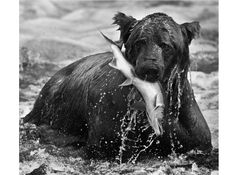
#> input picture л1/bear.jpg, 236 x 175 px
$ jupyter execute 'Лупу_л1_Цвето-свето-коррекция.ipynb'
#> lines starting #> are read from the running program, lines starting #| are printed output that depends on the picture
# ЗАДАНИЕ

1. Найти и скачать два изображения - серое и цветное, невысокого разрешения и размера (для высокой скорости обработки)

2. Реализовать на сером изображении константное увеличение и уменьшение интенсивности цвета (руками, с использованием numpy)

3. Реализовать на сером изображении константное умножение (к>1, 0<k<1) интенсивности цвета (руками, с использованием numpy)

4. Реализовать на сером изображении гамма-коррекцию интенсивности цвета (руками, с использованием numpy)

5. Реализовать на сером изображении "крутилку" контраста  (руками, с использованием numpy) за счет смешения изображений исходного и максимально контрастного

6. Реализовать преобразование цветного изображения к серому руками с использованием "волшебных" коэффициентов

7. Используя встроенные функции библиотек поменять цветовую схему цветного изображения (как минимум три варианта схем)

# Константное увеличение

[cell 1]
import numpy as np
import matplotlib
from matplotlib import pyplot as plt
from skimage import io
from PIL import Image

img = Image.open('bear.jpg')
#> img is the input picture: PIL image 236x175 RGB; min 0, max 255, mean 130.2
arr = np.asarray(img, dtype='uint8')
print(arr.flags)
#|   C_CONTIGUOUS : True
#|   F_CONTIGUOUS : False
#|   OWNDATA : False
#|   WRITEABLE : False
#|   ALIGNED : True
#|   WRITEBACKIFCOPY : False
print(type(arr))
#| <class 'numpy.ndarray'>
itog = arr.copy()

[cell 2]
print(arr)
#> (printed output is left out)

[cell 3]
for i in range(len(arr)):
     for j in range(len(arr)):
         for x in range(3):
             print(arr[i][j][x])
#> this loop made 175 passes
#> (printed output is left out)

[cell 4]
constant=100
for i in range(len(itog)):
    for j in range(len(itog)):
        for x in range(3):
            if itog[i][j][x] + constant <=255:
                itog[i][j][x] += constant
            else: itog[i][j][x] = 255


print(itog)

[cell 5]
io.imshow(itog)

# Константное уменьшение яркости

[cell 6]
img = Image.open('bear.jpg')
arr = np.asarray(img, dtype='uint8')
itog = arr.copy()

[cell 7]
constant=100
for i in range(len(itog)):
    for j in range(len(itog)):
        for x in range(3):
            if itog[i][j][x] - constant >= 1:
                itog[i][j][x] -= constant
            else: itog[i][j][x] = 1

[cell 8]
io.imshow(itog)

# Константное умножение

[cell 9]
img = Image.open('bear.jpg')
arr = np.asarray(img, dtype='uint8')
itog = arr.copy()

[cell 10]
constant=2
for i in range(len(itog)):
    for j in range(len(itog)):
        for x in range(3):
            if itog[i][j][x] * constant <= 255:
                itog[i][j][x] *= constant
            else: itog[i][j][x] = 255

[cell 11]
io.imshow(itog)

# Константное деление

[cell 12]
img = Image.open('bear.jpg')
arr = np.asarray(img, dtype='uint8')
itog = arr.copy()

[cell 13]
constant=2
for i in range(len(itog)):
    for j in range(len(itog)):
        for x in range(3):
            if itog[i][j][x] / constant >= 1:
                itog[i][j][x] /= constant
            else: itog[i][j][x] = 1


print(itog)

[cell 14]
io.imshow(itog)

# Гамма коррекция яркости +

[cell 15]
img = Image.open('bear.jpg')
arr = np.asarray(img, dtype='uint8')
itog = arr.copy()

[cell 16]
constant=1.5
for i in range(len(itog)):
    for j in range(len(itog)):
        for x in range(3):
            if itog[i][j][x] ** constant <= 255:
                itog[i][j][x] = itog[i][j][x] ** constant
            else: itog[i][j][x] = 255
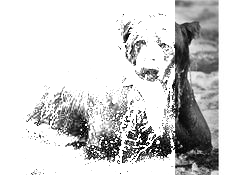
#> itog: shape (175, 236, 3); min 0, max 255, mean 208.3

[cell 17]
io.imshow(itog)

# Гамма коррекция яркости -

[cell 18]
img = Image.open('bear.jpg')
arr = np.asarray(img, dtype='uint8')
itog = arr.copy()

[cell 19]
constant=0.8
for i in range(len(itog)):
    for j in range(len(itog)):
        for x in range(3):
            if itog[i][j][x] ** constant <= 255 and itog[i][j][x] ** constant >= 1:
                itog[i][j][x] = itog[i][j][x] ** constant
            else:
                if itog[i][j][x] ** constant >= 255:
                    itog[i][j][x] = 255
                elif itog[i][j][x] ** constant <= 1:
                    itog[i][j][x] = 1
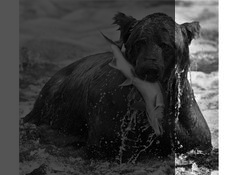
#> itog: shape (175, 236, 3); min 0, max 255, mean 72.3

[cell 20]
io.imshow(itog)

# преобразование цветного изображения к серому

[cell 21]
def convert():
    a = np.asarray(Image.open('tsvetok.jpg'), dtype='uint8')
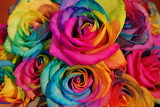
#> input picture л1/tsvetok.jpg, 160 x 107 px
#> a is the input picture: shape (107, 160, 3); mean R, G, B 143.2, 75, 66.1
    b = np.array([[[0.21, 0.72, 0.07]]])
    sums = np.round(np.sum(a * b, axis=2)).astype(np.uint8)
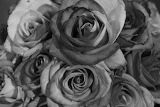
#> sums: shape (107, 160); min 0, max 203, mean 88.7
    k = np.repeat(sums, 3).reshape(a.shape)
    Image.fromarray(k).save('result.jpg')

[cell 22]
convert()

[cell 23]
img = Image.open('result.jpg')
#> img: PIL image 160x107 RGB
img

# смешивание изображений

[cell 24]
img = Image.open('bear.jpg')
arr = np.asarray(img, dtype='uint8')
itog = arr.copy()
a=0.9
for i in range(len(itog)):
    for j in range(len(itog)):
        for x in range(3):
            if (a*itog[i][j][x]) ** 1 + ((1-a)*itog[i][j][x]) ** 2 <= 255:
                itog[i][j][x] = (a*itog[i][j][x]) ** 1 + ((1-a)*itog[i][j][x]) ** 2
            else: itog[i][j][x] = 255
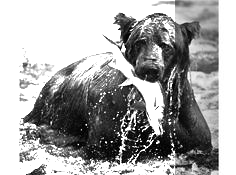
#> itog: shape (175, 236, 3); min 0, max 255, mean 164.6
io.imshow(itog)

# Изменение контрастности изображения

[cell 25]
img = Image.open('bear.jpg')
arr = np.asarray(img, dtype='uint8')
itog = arr.copy()
r, g, b = img.split()

valuer = np.asarray(r, dtype='uint8')
valueg = np.asarray(g, dtype='uint8')
valueb = np.asarray(b, dtype='uint8')

[cell 26]
lAB = 0
for i in range(len(arr)):
    for j in range(len(arr)):

        lAB += arr[i][j][0] * 0.299 + arr[i][j][1] * 0.587 + arr[i][j][2] * 0.114
#> after the loop, lAB = 3752804

lAB /= len(arr) * len(arr)
#> lAB = 122.5

[cell 27]
#Коэффициент коррекции
correction = 50
b=[]
k = 1.0 + correction / 100.0
for i in range(256):
    delta = i - lAB
    temp  = lAB + k *delta

    if (temp < 0):
        temp = 0

    if (temp >= 255):
        temp = 255

    b.append(temp)
#> this loop made 256 passes
#> delta on passes 1 to 3: -122.5, -121.5, -120.5
#> after the loop, b = 256 values from 0 to 255

[cell 28]
for i in range(len(itog)):
    for j in range(len(itog)):
        for x in range(3):
            val = itog[i][j][x]
            itog[i][j][x] = b[val]
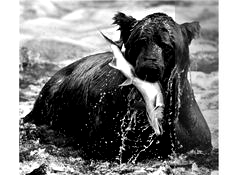
#> itog: shape (175, 236, 3); min 0, max 255, mean 128.1

[cell 29]
Image.fromarray(arr,'RGB').show()
Image.fromarray(itog,'RGB').show()
io.imshow(itog)

# Изменение цветовой схемы

[cell 30]
def rgb_to_hsv(rgb):
    h, s, v = 0, 0, 0
    r, g, b = rgb[0], rgb[1], rgb[2]
    r, g, b = r / 255.0, g / 255.0, b / 255.0
    cmax = max(r, g, b)
    cmin = min(r, g, b)
    delta = cmax - cmin
    if delta == 0: h = 0
    elif cmax == r: h = ((g - b) / delta) % 6
    elif cmax == g: h = ((b - r) / delta) + 2
    else: h = ((r - g) / delta) + 4
    h = round(h * 60)
    if cmax == 0: s = 0
    else: s = round((delta / cmax) * 100)
    v = round(cmax * 100)
    return (h, s, v)

def hsv_to_rgb(hsv):
    h, s, v = hsv[0], hsv[1], hsv[2]

    h /= 60
    s /= 100
    v /= 100

    c = v * s
    x = c * (1 - abs((h % 2) - 1))
    m = v - c

    if h < 1: r,g,b = c, x, 0
    elif h < 2: r,g,b = x, c, 0
    elif h < 3: r,g,b = 0, c, x
    elif h < 4: r,g,b = 0, x, c
    elif h < 5: r,g,b = x, 0, c
    else: r,g,b = c, 0, x

    r,g,b = (r + m) * 255, (g + m) * 255, (b + m) * 255

    return (r,g,b)

[cell 31]
def img_rgb_to_hsv(img):
    # Получение пикселей изображения в виде массива
    img_array = np.asarray(img, dtype='uint8').copy()
    # Получаем размер изображения
    width, height = len(img_array), len(img_array[0])
#> width = 107; height = 160
    for hor in range(width):
        for vert in range(height):
            img_array[hor][vert] = rgb_to_hsv(img_array[hor][vert])
#> this loop made 107 passes
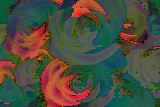
#> img_array: shape (107, 160, 3); mean R, G, B 75.6, 77.3, 62.4
    return img_array

def img_hsv_to_rgb(img):
    # Получаем размер изображения
    width, height = len(img), len(img[0])
    for hor in range(width):
        for vert in range(height):
            img[hor][vert] = hsv_to_rgb(img[hor][vert])
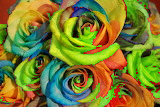
#> img: shape (107, 160, 3); mean R, G, B 124.1, 125, 46.4
    return img

[cell 32]
img = Image.open('tsvetok.jpg')
hsv = img_rgb_to_hsv(img)
Image.fromarray(hsv)

[cell 33]
rgb = img_hsv_to_rgb(hsv)
Image.fromarray(rgb)

[cell 34]
def rgb2cmyk(rgb):
    r=rgb[0]
    g=rgb[1]
    b=rgb[2]
    rgb_scale=255
    cmyk_scale=100
    if (r, g, b) == (0, 0, 0):
        # значит черный
        return 0, 0, 0, cmyk_scale
    # rgb [0,255] -> cmy [0, 1]
    c = 1 - r / rgb_scale
    m = 1 - g / rgb_scale
    y = 1 - b / rgb_scale
    # извлекаем k [0, 1]
    min_cmy = min(c, m, y)
    c = (c - min_cmy) / (1 - min_cmy)
    m = (m - min_cmy) / (1 - min_cmy)
    y = (y - min_cmy) / (1 - min_cmy)
    k = min_cmy
    # масштабируем до диапазона [0, cmyk_scale]
    return c * cmyk_scale, m * cmyk_scale, y * cmyk_scale

[cell 35]
def cmyk2rgb(cmyk):
    c=cmyk[0]
    m=cmyk[1]
    y=cmyk[2]
    cmyk_scale=100
    rgb_scale=255
    c = c / cmyk_scale
    m = m / cmyk_scale
    y = y / cmyk_scale
    r = round(rgb_scale - ((min(1.0, c * (1.0))) * rgb_scale))
    g = round(rgb_scale - ((min(1.0, m * (1.0))) * rgb_scale))
    b = round(rgb_scale - ((min(1.0, y * (1.0))) * rgb_scale))
    return r, g, b

[cell 36]
def img_rgb2cmyk(img):
    # Получение пикселей изображения в виде массива
    img_array = np.asarray(img, dtype='uint8').copy()
    # Получаем размер изображения
    width, height = len(img_array), len(img_array[0])

    for hor in range(width):
        for vert in range(height):
            img_array[hor][vert]= rgb2cmyk(img_array[hor][vert])
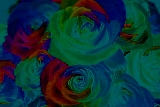
#> img_array: shape (107, 160, 3); mean R, G, B 12.8, 50.6, 55.5
    return img_array

def img_cmyk2rgb(img):
    # Получаем размер изображения
    width, height = len(img), len(img[0])
    for hor in range(width):
        for vert in range(height):
            img[hor][vert] = cmyk2rgb(img[hor][vert])
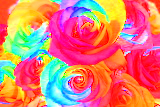
#> img: shape (107, 160, 3); mean R, G, B 222.4, 125.9, 113.5
    return img
